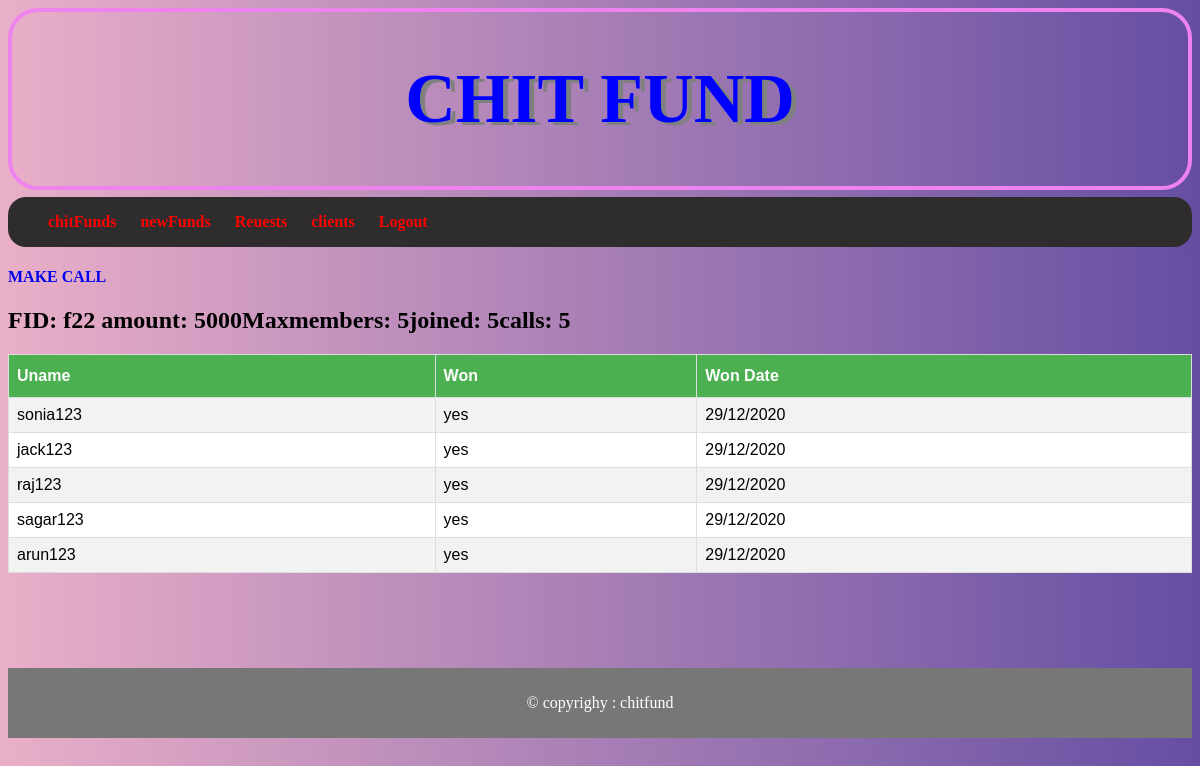
Page /afund.php?fid=f22 on the committed database.
### tables this page shows
CREATE TABLE `fund` (
  `fid` varchar(100) NOT NULL,
  `amount` varchar(100) NOT NULL,
  `totmembers` varchar(100) NOT NULL,
  `onmembers` varchar(100) NOT NULL,
  `nocalls` varchar(100) NOT NULL
);

CREATE TABLE `fmembers` (
  `fid` varchar(100) NOT NULL,
  `uname` varchar(100) NOT NULL,
  `won` varchar(10) NOT NULL,
  `wondate` varchar(100) NOT NULL,
  `request` varchar(10) NOT NULL
);

### afund.php (the view, shortened to what this page needs)
<?php
$conn=new mysqli('localhost','root','','chitfund');
$fid=$_GET['fid'];
?>
<!DOCTYPE html>
<html>
<head>
	<link rel="stylesheet" type="text/css" href="style5.css">
</head>
<body>
	<header><h1>CHIT FUND</h1></header>
  	<nav>
  		<ul>
  			<li><a href="ahome.php">chitFunds</a></li>
  			<li><a href="acrtfund.php">newFunds</a></li>
  			<li><a href="arequest.php">Reuests</a></li>
  			<li><a href="aclients.php">clients</a></li>
  			<li><a href="logout.php">Logout</a></li>
  		</ul>
  	</nav>
<section>
	<?php
	echo "<h4><a href='amakecall.php?fid=$fid'>MAKE CALL</a></h4>";
	$sql="select * from fund where fid='$fid'";
	$result=$conn->query($sql);
	$row=$result->fetch_assoc();
	echo "<h2>FID: $fid  amount: ".$row['amount']."Maxmembers: ".$row['totmembers']."joined: ".$row['onmembers']."calls: ".$row['nocalls']."</h2>";
	 ?>
	<table>
	<tr>
	<th>Uname</th>
	<th>Won</th>
	<th>Won Date</th></tr>
	<?php
	$sql="select * from fmembers where fid='$fid'";
	$result=$conn->query($sql);
	if($result->num_rows>0){
	while($row=$result->fetch_assoc()){
	echo "<tr><td>".$row["uname"]."</td><td>".$row["won"]."</td><td>".$row["wondate"]."</td></tr>";
	}echo "</table>";}
	?>
</section>
<footer><p>&#169; copyrighy : chitfund</p></footer>
</body>
</html>

### style5.css (style rules this page uses)
header { font-size:35px; text-align:center; color:blue; text-shadow:5px 3px grey; border-radius:30px; border:4px solid violet; }
section { height:400px; }
table { font-family:Arial,Helvetica,sans-serif; border-collapse:collapse; width:100%; }
table td,table th { border:1px solid #ddd; padding:8px; }
table tr:nth-child(even) { background-color:#f2f2f2; }
table tr:nth-child(odd) { background-color:white; }
table th { padding-top:12px; padding-bottom:12px; text-align:left; background-color:#4CAF50; color:white; }
body { background:#eaafc8; background:-webkit-linear-gradient(to right,#eaafc8,#654ea3); background:linear-gradient(to right,#eaafc8,#654ea3); min-height:100vh; }
footer { background-color:#777; padding:10px; text-align:center; color:white; }
nav { background:#2e2c2c; font-weight:700; margin-bottom:10px; margin-top:7px; border-radius:18px; flex:1; display: flex; align-items: right; text-align: right; list-style-type: none; }
nav ul { text-align: right; }
nav ul li { display: inline-block; margin-right: 20px }
nav a { text-decoration: none; color: red }
a { text-decoration:none; }

### rows in the picture
fund: amount "5000", totmembers "5", onmembers "5", nocalls "5"
fmembers: uname "sonia123", won "yes", wondate "29/12/2020"
fmembers: uname "jack123", won "yes", wondate "29/12/2020"
fmembers: uname "raj123", won "yes", wondate "29/12/2020"
fmembers: uname "sagar123", won "yes", wondate "29/12/2020"
fmembers: uname "arun123", won "yes", wondate "29/12/2020"

### other values in the picture
$fid "f22"
